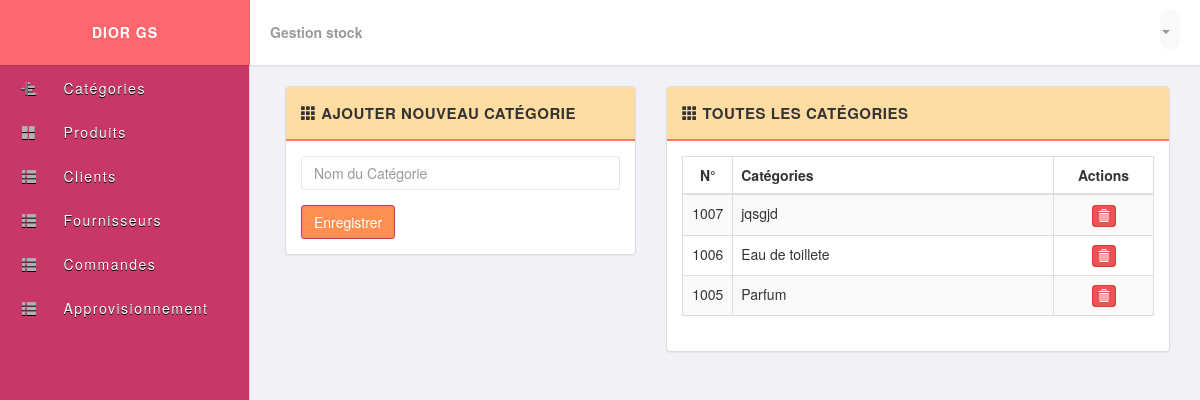
The app's page /categorie.php, older data.
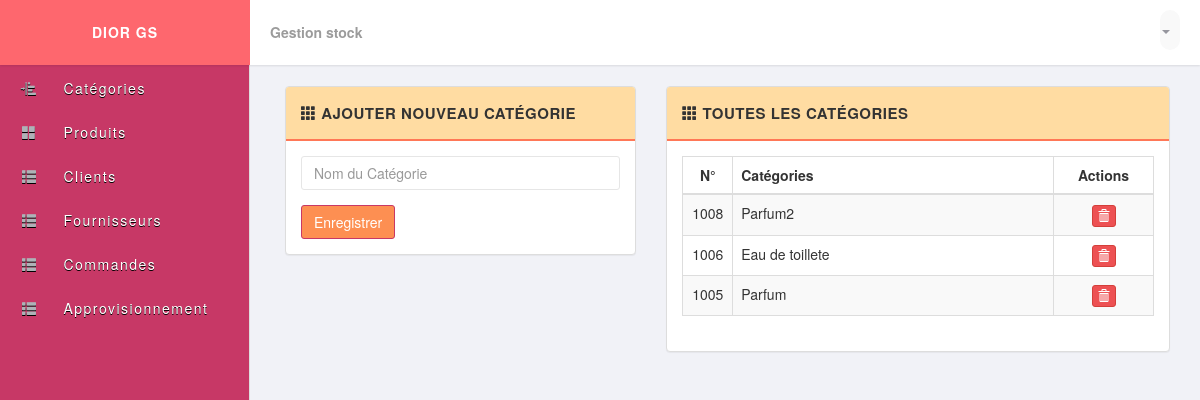
The same page, newer data.
### tables this page shows
CREATE TABLE IF NOT EXISTS `categorie` (
  `num` int(11) NOT NULL AUTO_INCREMENT,
  `categorie` varchar(60) NOT NULL,
  PRIMARY KEY (`num`)
);

### dbaccess.php (called while the page is built, shortened)
<?php
class Dbaccess
{
    private $_dbHost = 'localhost';
    private $_dbUser = 'root';
    private $_dbPass = '';
    private $_dbName = 'diorgs';
    private $_statement;
    private $_dbHandler;
    public function __construct()
    {
        $conn = 'mysql:host=' . $this->_dbHost . ';dbname=' . $this->_dbName . ';port=3308';
        try {
            $this->_dbHandler = new PDO($conn, $this->_dbUser, $this->_dbPass);
        } catch (PDOException $e) {
            $this->_error = $e->getMessage();
            echo $this->_error;
        }
    }
    public function query($sql)
    {
        $this->_statement = $this->_dbHandler->prepare($sql);
    }
    public function execute()
    {
        return $this->_statement->execute();
    }
    public function resultSet()
    {
        $this->execute();
        return $this->_statement->fetchAll(PDO::FETCH_OBJ);
    }
}

### Classes.php (called while the page is built, shortened)
<?php
require_once('dbaccess.php');
class Categorie
{
    public function getAll()
    {
        $_dba = new Dbaccess();
        $_dba->query("Select * from categorie");
        return $_dba->resultSet();
    }
};

### categorie.php (the view)
<?php
require_once('Classes.php');
$ctg = new Categorie();
$lst = $ctg->getAll();
?>
<?php include_once('header.php'); ?>
<div class="row">
  <div class="col-md-12">
  </div>
</div>
<div class="row">
  <div class="col-md-5">
    <div class="panel panel-default">
      <div class="panel-heading">
        <strong>
          <span class="glyphicon glyphicon-th"></span>
          <span>Ajouter nouveau catégorie</span>
        </strong>
      </div>
      <div class="panel-body">
        <form method="post" action="enregistrer_categorie.php">
          <div class="form-group">
            <input type="text" class="form-control" name="categorie" placeholder="Nom du Catégorie">
          </div>
          <button type="submit" name="enregistrer_categorie" class="btn btn-primary">Enregistrer</button>
        </form>
      </div>
    </div>
  </div>
  <div class="col-md-7">
    <div class="panel panel-default">
      <div class="panel-heading">
        <strong>
          <span class="glyphicon glyphicon-th"></span>
          <span>Toutes les catégories</span>
        </strong>
      </div>
      <div class="panel-body">
        <table class="table table-bordered table-striped table-hover">
          <thead>
            <tr>
              <th class="text-center" style="width: 50px;">N°</th>
              <th>Catégories</th>
              <th class="text-center" style="width: 100px;">Actions</th>
            </tr>
          </thead>
          <tbody>
            <?php foreach ($lst as $c) : ?>
              <tr>
                <td class="text-center"><?php echo $c->num; ?></td>
                <td><?php echo $c->categorie; ?></td>
                <td class="text-center">
                  <div class="btn-group">
                    <a href="supprimer_categorie.php?num=<?php echo $c->num;
                                                          ?>" class="btn btn-xs btn-danger" data-toggle="tooltip" title="Remove">
                      <span class="glyphicon glyphicon-trash"></span>
                    </a>
                  </div>
                </td>
              </tr>
            <?php endforeach; ?>
          </tbody>
        </table>
      </div>
    </div>
  </div>
</div>
</div>
<?php include_once('footer.php'); ?>

Row changes from the older to the newer data that the page shows:
removed categorie: num "1007", categorie "jqsgjd"
added categorie: num "1008", categorie "Parfum2"
